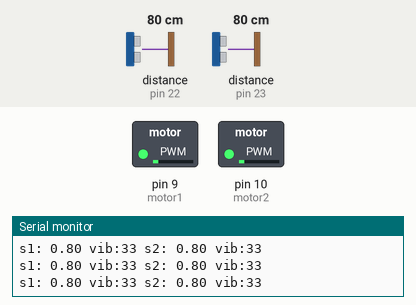
Recording of a sketch running on a simulated Arduino Uno, built with avr-gcc and run on an emulated ATmega328P. Parts: switched loads named in the sketch (green lamp = pin HIGH), the last lines printed to the serial monitor. Inputs (shaded band) come from the test bench; at power-on: distance to the obstacle (sensors on pin 22, pin 23) 80 cm.

Above: at 2.2 s.
2.3 s: distance to the obstacle (sensor on pin 22) set to 2 cm
At 2.7 s:
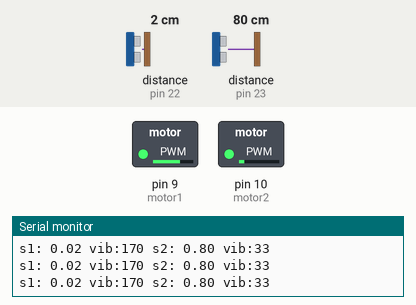
3.8 s: distance to the obstacle (sensor on pin 23) set to 2 cm
At 4.8 s:
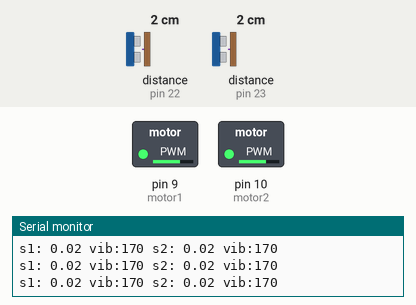
5.3 s: distance to the obstacle (sensor on pin 22) set to 40 cm
6.8 s: distance to the obstacle (sensor on pin 22) set to 47 cm
At 7.8 s:
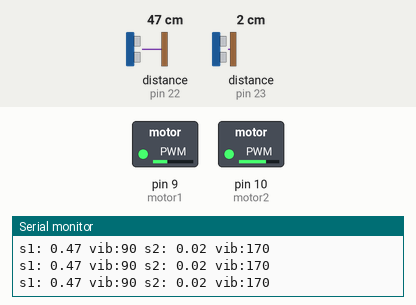
8.3 s: distance to the obstacle (sensor on pin 23) set to 42 cm
9.8 s: distance to the obstacle (sensor on pin 23) set to 48 cm
At 10.8 s:
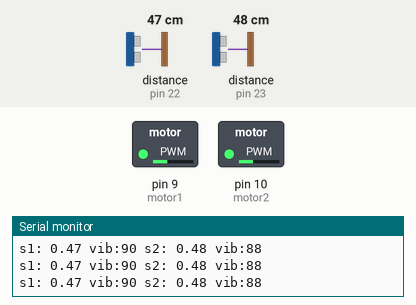
Timing chart, 0 to 12.3 s (numbered marks = the images above; inputs shaded):
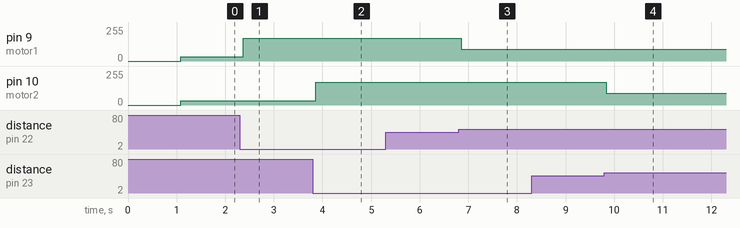

Measured:
- the behaviour switches between 44 and 45 cm on distance to the obstacle (sensor on pin 22) (found by bisection; images 2 and 3)
- the behaviour switches between 44 and 45 cm on distance to the obstacle (sensor on pin 23) (found by bisection; images 3 and 4)
- after the input at 2.3 s, pin 9 (motor1): 33/255 → 170/255 after 0.07 s
- after the input at 3.8 s, pin 10 (motor2): 33/255 → 170/255 after 0.07 s
- after the input at 6.8 s, pin 9 (motor1): 170/255 → 90/255 after 0.05 s
- after the input at 9.8 s, pin 10 (motor2): 170/255 → 88/255 at once

The sketch:

tof2_arduino.ino
```cpp
// This project uses 2 laser sensors to and map the distance
// to the amplitude of haptic motor

#include <Wire.h>
#include <VL53L1X.h>

VL53L1X s1;
VL53L1X s2;
// define the 3 distances
float dis1, dis2;
// define the 3 haptic motor pins
int motor1 = 9;
int motor2 = 10;
// define the max & min detected distance
float max_dis = 1.0;
float min_dis = 0.45;
// define the max vibration;
int max_vib = 170;

// define SHUT pin
int sh1 = 2;
int sh2 = 3;

void setup()
{
  // pullup resistor
  pinMode(A4, INPUT_PULLUP);
  pinMode(A5, INPUT_PULLUP);


  // define reset pin (SHUT)
  pinMode(sh1, OUTPUT);
  pinMode(sh2, OUTPUT);

  digitalWrite(sh1, LOW);
  digitalWrite(sh2, LOW);

  // define the analog output pins (chose of 3,5,6,9,10,11)
  pinMode(motor1, OUTPUT);
  pinMode(motor2, OUTPUT);
  // initialize the haptic motor pins: all low
  digitalWrite(motor1, LOW);
  digitalWrite(motor2, LOW);
  delay(500);

  Wire.begin();
  Serial.begin(115200);
  // reset the address of each I2C device
  pinMode(sh1, INPUT_PULLUP);
  delay(150);
  s1.init(true);
  Serial.println("check1");
  delay(100);
  s1.setAddress((uint8_t)22);
//  Serial.println("s1set");

  pinMode(sh2, INPUT_PULLUP);
  delay(150);
  s2.init(true);
  Serial.println("check2");
  delay(100);
  s2.setAddress((uint8_t)23);
//  Serial.println("s2set");

  // scan I2C device
  Serial.println ("I2C scanner. Scanning ...");
  byte count = 0;

  for (byte i = 1; i < 120; i++)
  {

    Wire.beginTransmission (i);
    if (Wire.endTransmission () == 0)
    {
      Serial.print ("Found address: ");
      Serial.print (i, DEC);
      Serial.print (" (0x");
      Serial.print (i, HEX);
      Serial.println (")");
      count++;
      delay (1);
    }
  }
  Serial.println ("Done.");
  Serial.print ("Found ");
  Serial.print (count, DEC);
  Serial.println (" device(s).");

  s1.setTimeout(500);
  s2.setTimeout(500);

  //detect distance continuously, parameter: update every 32ms
  s1.startContinuous(32);
  s2.startContinuous(32);

}

void loop()
{
  // print out the distance in mm
  dis1 = s1.readRangeContinuousMillimeters()/1000.0;
  dis2 = s2.readRangeContinuousMillimeters()/1000.0;
  // control the vibration
  analogWrite(motor1, motorControl(dis1));
  analogWrite(motor2, motorControl(dis2));

  Serial.print("s1: ");
  Serial.print(dis1);
  Serial.print(" vib:");
  Serial.print(motorControl(dis1));
  Serial.print(" ");

  Serial.print("s2: ");
  Serial.print(dis2);
  Serial.print(" vib:");
  Serial.print(motorControl(dis2));
  Serial.print(" ");

  Serial.println();
//  delay(200);
}

// method that uses the distance to control the vibration
int motorControl(float dis)
{
  // max distance detected is 1m (more than 1m is counted as 1m)
  if (dis > max_dis) {dis = max_dis;}
  // min distance detected is 5cm (less than 5cm is counted as 0m)
  if (dis < min_dis) {dis = 0;}
  return (1 - dis/max_dis)*max_vib;
}
```
